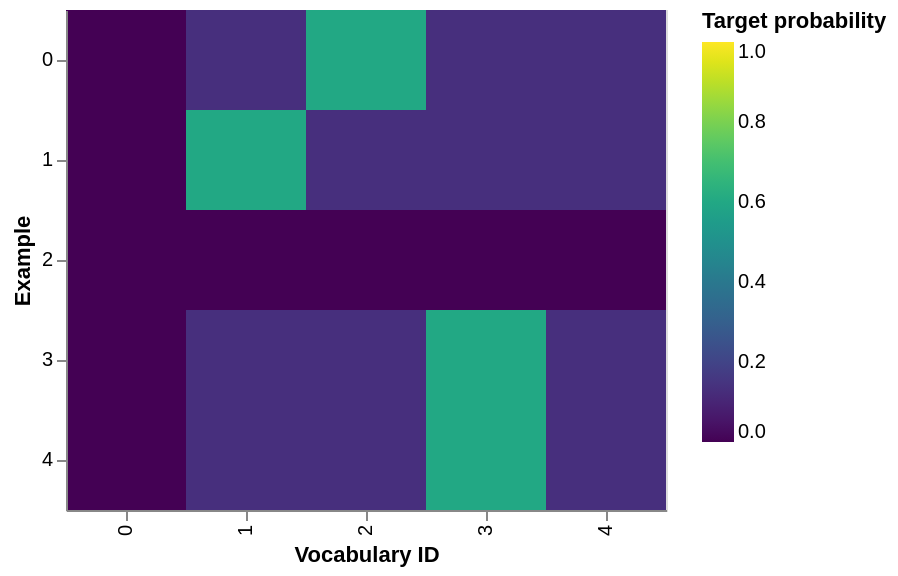

The cell this chart's notebook holds for it:
### Markdown cell above
> Here we can see an example of how the mass is distributed to the
> words based on confidence.

### Code cell
class LabelSmoothing(nn.Module):
    """KL-divergence loss with label smoothing and ignored padding."""

    def __init__(self, size, padding_idx, smoothing=0.0):
        super().__init__()

        if size <= 2:
            raise ValueError("Vocabulary size must be greater than 2.")
        if not 0.0 <= smoothing < 1.0:
            raise ValueError("smoothing must be in [0, 1).")
        if not 0 <= padding_idx < size:
            raise ValueError("padding_idx must be a valid vocabulary ID.")

        self.criterion = nn.KLDivLoss(reduction="sum")
        self.padding_idx = padding_idx
        self.confidence = 1.0 - smoothing
        self.smoothing = smoothing
        self.size = size
        self.true_dist = None

    def forward(self, x, target):
        # x: [number_of_tokens, vocabulary_size], log-probabilities
        # target: [number_of_tokens], correct token IDs
        assert x.size(1) == self.size

        with torch.no_grad():
            true_dist = torch.full_like(
                x, self.smoothing / (self.size - 2)
            )

            # Assign most probability mass to the correct token.
            true_dist.scatter_(
                1, target.unsqueeze(1), self.confidence
            )

            # Never assign target probability to the padding class.
            true_dist[:, self.padding_idx] = 0.0

            # Ignore positions whose correct target is padding.
            true_dist[target == self.padding_idx] = 0.0

        self.true_dist = true_dist
        return self.criterion(x, true_dist)


def example_label_smoothing():
    # Toy vocabulary: 5 tokens; padding ID = 0 for this example only.
    crit = LabelSmoothing(size=5, padding_idx=0, smoothing=0.4)

    # Finite log-probabilities, avoiding log(0).
    logits = torch.tensor([
        [-2.0, 0.0, 2.0, -1.0, -2.0]
    ]).repeat(5, 1)

    log_probs = logits.log_softmax(dim=-1)
    targets = torch.tensor([2, 1, 0, 3, 3], dtype=torch.long)

    loss = crit(log_probs, targets)

    distribution = crit.true_dist.cpu()
    rows = [
        {
            "Target probability": distribution[row, col].item(),
            "Vocabulary ID": col,
            "Example": row,
        }
        for row in range(5)
        for col in range(5)
    ]

    print(f"Summed KL-divergence loss: {loss.item():.4f}")

    return (
        alt.Chart(pd.DataFrame(rows))
        .mark_rect()
        .properties(width=300, height=250)
        .encode(
            x=alt.X("Vocabulary ID:O"),
            y=alt.Y("Example:O"),
            color=alt.Color(
                "Target probability:Q",
                scale=alt.Scale(domain=[0, 1], scheme="viridis"),
            ),
            tooltip=[
                "Example:O",
                "Vocabulary ID:O",
                "Target probability:Q",
            ],
        )
    )


show_example(example_label_smoothing)

### Figure 1 — Vega-Lite specification as saved in the notebook (floating-point values rounded to 4 significant figures)
{"config": {"view": {"continuousWidth": 300, "continuousHeight": 300}}, "data": {"name": "data-82d50c2e6717b10775e0018738d6768e"}, "mark": {"type": "rect"}, "encoding": {"color": {"field": "Target probability", "scale": {"domain": [0, 1], "scheme": "viridis"}, "type": "quantitative"}, "tooltip": [{"field": "Example", "type": "ordinal"}, {"field": "Vocabulary ID", "type": "ordinal"}, {"field": "Target probability", "type": "quantitative"}], "x": {"field": "Vocabulary ID", "type": "ordinal"}, "y": {"field": "Example", "type": "ordinal"}}, "height": 250, "width": 300, "$schema": "https://vega.github.io/schema/vega-lite/v5.20.1.json", "datasets": {"data-82d50c2e6717b10775e0018738d6768e": [{"Target probability": 0.0, "Vocabulary ID": 0, "Example": 0}, {"Target probability": 0.1333, "Vocabulary ID": 1, "Example": 0}, {"Target probability": 0.6, "Vocabulary ID": 2, "Example": 0}, {"Target probability": 0.1333, "Vocabulary ID": 3, "Example": 0}, {"Target probability": 0.1333, "Vocabulary ID": 4, "Example": 0}, {"Target probability": 0.0, "Vocabulary ID": 0, "Example": 1}, {"Target probability": 0.6, "Vocabulary ID": 1, "Example": 1}, {"Target probability": 0.1333, "Vocabulary ID": 2, "Example": 1}, {"Target probability": 0.1333, "Vocabulary ID": 3, "Example": 1}, {"Target probability": 0.1333, "Vocabulary ID": 4, "Example": 1}, {"Target probability": 0.0, "Vocabulary ID": 0, "Example": 2}, {"Target probability": 0.0, "Vocabulary ID": 1, "Example": 2}, {"Target probability": 0.0, "Vocabulary ID": 2, "Example": 2}, {"Target probability": 0.0, "Vocabulary ID": 3, "Example": 2}, {"Target probability": 0.0, "Vocabulary ID": 4, "Example": 2}, {"Target probability": 0.0, "Vocabulary ID": 0, "Example": 3}, {"Target probability": 0.1333, "Vocabulary ID": 1, "Example": 3}, {"Target probability": 0.1333, "Vocabulary ID": 2, "Example": 3}, {"Target probability": 0.6, "Vocabulary ID": 3, "Example": 3}, {"Target probability": 0.1333, "Vocabulary ID": 4, "Example": 3}, {"Target probability": 0.0, "Vocabulary ID": 0, "Example": 4}, {"Target probability": 0.1333, "Vocabulary ID": 1, "Example": 4}, {"Target probability": 0.1333, "Vocabulary ID": 2, "Example": 4}, {"Target probability": 0.6, "Vocabulary ID": 3, "Example": 4}, {"Target probability": 0.1333, "Vocabulary ID": 4, "Example": 4}]}}
